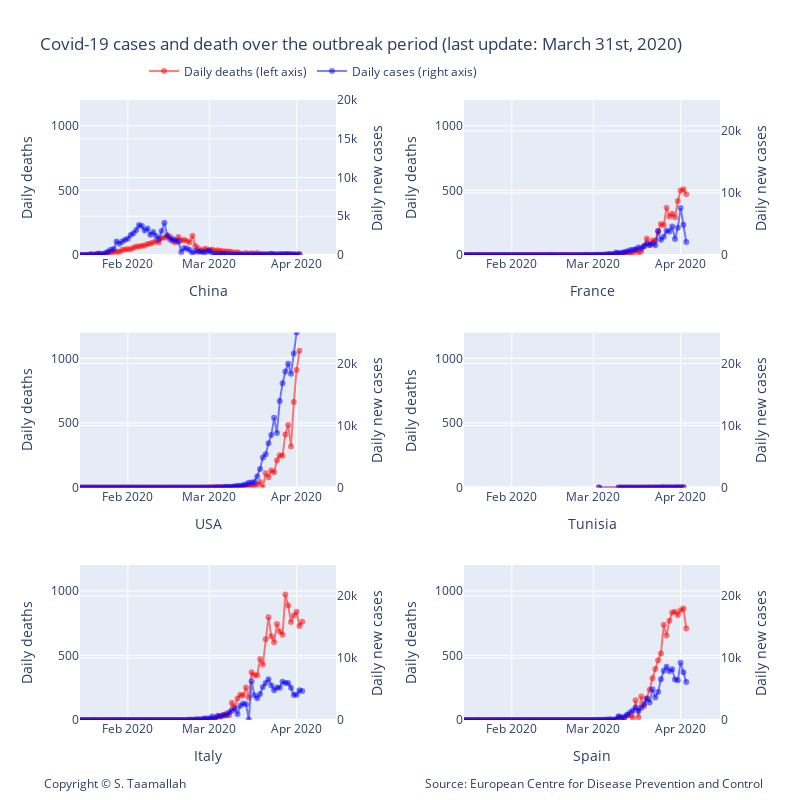

Notebook code for this chart:
### Markdown cell above
</br>

Italy has been under a lockdown since March 9th. Bars, restaurants and non-essential businesses were ordered to close on March 11th. Considering the 12th of March as the effective shutdown day and using a 16 day delay for the number of daily cases to peak (as derived from the China case above), we can expect a peak to be reached around March 28th. In Spain and in France, one can hope for a peak occuring 4 and 6 days later respectively i.e. April 1st and april 3rd. 

It is interesting to see that the number of daily cases in Italy has not increased since March 22nd and remained between 5000 and 6000 per day. A similar observation can be made in Spain with the number of new cases flat since March 27th. 

If the number of cases indeed eaked in Italy and Spain, then we should expect

### Code cell
#plotting number of cases and number of deaths for different countries
# all charts using same scale for ease of comparison
# number of death are on the left y-axis. 

# Add traces
trace1 = go.Scatter(
        x=df_china.index, 
        y=df_china['deaths'],
        mode='lines+markers',
        name='Daily deaths (left axis)',
        line_color='rgba(256, 0, 0, .5)',
)
trace2 = go.Scatter(
        x=df_china.index, 
        y=df_china['cases'],
        mode='lines+markers',
        name='Daily cases (right axis)',
        line_color='rgba(0, 0, 256, .5)',
        yaxis='y2'
)
trace3 = go.Scatter(
        x=df_france.index, 
        y=df_france['deaths'],
        mode='lines+markers',
        name='Daily deaths',
        showlegend=False,
        line_color='rgba(256, 0, 0, .5)',
        xaxis='x2',
        yaxis='y3'
)
trace4 = go.Scatter(
        x=df_france.index, 
        y=df_france['cases'],
        mode='lines+markers',
        name='Daily cases',
        line_color='rgba(0, 0, 256, .5)',
        xaxis='x2',
        yaxis='y4',
        showlegend=False,
)
trace5 = go.Scatter(
        x=df_usa.index, 
        y=df_usa['deaths'],
        mode='lines+markers',
        name='Daily deaths',
        line_color='rgba(256, 0, 0, .5)',
        xaxis='x3',
        yaxis='y5',
        showlegend=False,
)
trace6 = go.Scatter(
        x=df_usa.index, 
        y=df_usa['cases'],
        mode='lines+markers',
        name='Daily cases',
        line_color='rgba(0, 0, 256, .5)',
        xaxis='x3',
        yaxis='y6',
        showlegend=False,
)
trace7 = go.Scatter(
        x=df_tunisia.index, 
        y=df_tunisia['deaths'],
        mode='lines+markers',
        name='Daily deaths',
        line_color='rgba(256, 0, 0, .5)',
        xaxis='x4',
        yaxis='y7',
        showlegend=False,
)
trace8 = go.Scatter(
        x=df_tunisia.index, 
        y=df_tunisia['cases'],
        mode='lines+markers',
        name='Daily cases',
        line_color='rgba(0, 0, 256, .5)',
        xaxis='x4',
        yaxis='y8',
        showlegend=False,
)


trace9 = go.Scatter(
        x=df_italy.index, 
        y=df_italy['deaths'],
        mode='lines+markers',
        name='Daily deaths',
        line_color='rgba(256, 0, 0, .5)',
        xaxis='x5',
        yaxis='y9',
        showlegend=False,
)

trace10 = go.Scatter(
        x=df_italy.index, 
        y=df_italy['cases'],
        mode='lines+markers',
        name='Daily cases',
        line_color='rgba(0, 0, 256, .5)',
        xaxis='x5',
        yaxis='y10',
        showlegend=False,
)

trace11 = go.Scatter(
        x=df_spain.index, 
        y=df_spain['deaths'],
        mode='lines+markers',
        name='Daily deaths',
        line_color='rgba(256, 0, 0, .5)',
        xaxis='x6',
        yaxis='y11',
        showlegend=False,
)
trace12 = go.Scatter(
        x=df_spain.index, 
        y=df_spain['cases'],
        mode='lines+markers',
        name='Daily cases',
        line_color='rgba(0, 0, 256, .5)',
        xaxis='x6',
        yaxis='y12',
        showlegend=False,
)

data = [trace1, trace2, trace3, trace4, trace5, trace6, trace7, trace8, trace9, trace10, trace11, trace12]

layout = go.Layout(
    title='Covid-19 cases and death over the outbreak period (last update: March 31st, 2020)',
    legend=dict(x=.1, y=1.07, orientation="h"), 
    width=800,
    height=800,
    
    annotations=[
        dict(
            x=1.07,
            y=-0.12,
            showarrow=False,
            text='Source: European Centre for Disease Prevention and Control',
            xref='paper',
            yref='paper'
        ),
        
        dict(
            x=-0.06,
            y=-0.12,
            showarrow=False,
            text='Copyright © S. Taamallah ',
            xref='paper',
            yref='paper'
        )
    ],
    
    # Top left
    xaxis=dict(
        title='China',
        domain=[0, 0.4],
        range=['2020-01-15', '2020-04-15'],
    ),
    yaxis=dict(
        title='Daily deaths',
        #type='log',
        range=[0,1200],
        domain=[0.75, 1],
        anchor='x'
    ),
    yaxis2=dict(
        title = 'Daily new cases',
        #type='log',
        range=[0,20000],
        overlaying='y',
        side='right'
    ),
    

    # Top right
    xaxis2=dict(
        title='France',
        range=['2020-01-15', '2020-04-15'],
        domain=[0.6, 1.0],
        anchor='y3'
    ),
    yaxis3=dict(
        #type='log',
        title = 'Daily deaths',
        domain=[0.75, 1],
        anchor='x2',
        range=[0,1200],

    ),
    yaxis4=dict(
        title = 'Daily new cases',
        domain=[0.6, 1.0],
        overlaying='y3',
        range=[0,25000],
        side='right',
        anchor='x2'
    ),

    # middle left
    xaxis3=dict(
        title='USA',
        range=['2020-01-15', '2020-04-15'],
        domain=[0, 0.4],
        anchor='y5'
    ),
    yaxis5=dict(
        #type='log',
        title = 'Daily deaths',
        domain=[0.375, 0.625],
        range=[0,1200],
        anchor='x3'
    ),
    yaxis6=dict(
        title = 'Daily new cases',
        domain=[0.375, 0.625],
        overlaying='y5',
        range=[0,25000],
        side='right',
        anchor='x3'
    ),

    # middle right
    xaxis4=dict(
        title='Tunisia',
        range=['2020-01-15', '2020-04-15'],
        domain=[0.6, 1.0],
        anchor='y7'
    ),
    yaxis7=dict(
        #type='log',
        title = 'Daily deaths',
        domain=[0.375, 0.625],
        range=[0,1200],
        anchor='x4'
    ),
    yaxis8=dict(
        title = 'Daily new cases',
        domain=[0.375, 0.625],
        overlaying='y7',
        range=[0,25000],
        side='right',
        anchor='x4'
    ),
    
    # Bottom left
    xaxis5=dict(
        title='Italy',
        range=['2020-01-15', '2020-04-15'],
        domain=[0, 0.4],
        anchor='y9'
    ),
    yaxis9=dict(
        #type='log',
        title = 'Daily deaths',
        domain=[0, 0.25],
        range=[0,1200],
        anchor='x5'
    ),
    yaxis10=dict(
        title = 'Daily new cases',
        domain=[0, 0.25],
        overlaying='y9',
        range=[0,25000],
        side='right',
        anchor='x5'
    ),
    
    # Bottom bottom right
    xaxis6=dict(
        title='Spain',
        range=['2020-01-15', '2020-04-15'],
        domain=[0.6, 1.0],
        anchor='y11'
    ),
    yaxis11=dict(
        #type='log',
        title = 'Daily deaths',
        domain=[0, 0.25],
        range=[0,1200],
        anchor='x6'
    ),
    yaxis12=dict(
        title = 'Daily new cases',
        domain=[0, 0.25],
        overlaying='y11',
        range=[0,25000],
        side='right',
        anchor='x6'
    )
    
)


    
fig = go.Figure(data=data, layout=layout)


fig.show()


#py.plot(data, filename = 'basic-line', auto_open=True)

#py.plot(data, filename='privacy-public', sharing='public')

from plotly.offline import plot
plot(fig, filename="STaamallah_covid19_analysis_chart_4_20200403.html", auto_open = False)
